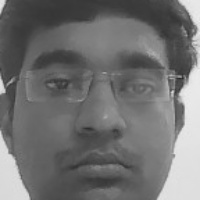
#> input picture dataset_faces/test/Abhi/Abhi_1.jpg, 200 x 200 px, given in place of the camera
$ python dataset.py
#> lines starting #> are read from the running program, lines starting #| are printed output that depends on the picture
import cv2
import os

# Initialize the Haar Cascade face detection model
face_classifier = cv2.CascadeClassifier(cv2.data.haarcascades + 'haarcascade_frontalface_default.xml')

def face_extractor(img):
    gray = cv2.cvtColor(img, cv2.COLOR_BGR2GRAY)
    faces = face_classifier.detectMultiScale(gray, 1.3, 5)
    if faces is ():
        return None
    for (x, y, w, h) in faces:
        cropped_face = img[y:y+h, x:x+w]
    return cropped_face

def create_dataset_for_class(class_name, num_images=30, train_ratio=0.8):
#> called with class_name = 'Abhi', num_images = 150, train_ratio = 0.8
    cap = cv2.VideoCapture(0)
    count = 0
    train_count = int(num_images * train_ratio)

    train_dir = f'dataset_faces/train/{class_name}'
    test_dir = f'dataset_faces/test/{class_name}'

    if not os.path.exists(train_dir):
        os.makedirs(train_dir)
    if not os.path.exists(test_dir):
        os.makedirs(test_dir)

    while True:
        ret, frame = cap.read()
#> frame is the input picture: shape (200, 200, 3); min 38, max 240, mean 112.7
        if face_extractor(frame) is not None:
#> in face_extractor, `faces = face_classifier.detectMultiScale(gray, 1.3, 5)`: faces = [[11, 14, 181, 181]]
#> the loop in face_extractor, `for (x, y, w, h) in faces:` made 1 pass
#> pass 1, in face_extractor, `cropped_face = img[y:y+h, x:x+w]`:
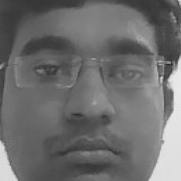
#> cropped_face: shape (181, 181, 3); min 38, max 235, mean 109.2
            count += 1
#> count = 1
            face = cv2.resize(face_extractor(frame), (200, 200))
#> the loop in face_extractor (call 2), `for (x, y, w, h) in faces:` made 1 pass
            face = cv2.cvtColor(face, cv2.COLOR_BGR2GRAY)
#> face: shape (200, 200)

            if count <= train_count:
                file_path = f'{train_dir}/{class_name}_{count}.jpg'
#> file_path = 'dataset_faces/train/Abhi/Abhi_1.jpg'
            else:
                file_path = f'{test_dir}/{class_name}_{count - train_count}.jpg'

            cv2.imwrite(file_path, face)
            cv2.putText(face, f'{count}', (50, 50), cv2.FONT_HERSHEY_COMPLEX, 1, (0, 255, 0), 2)
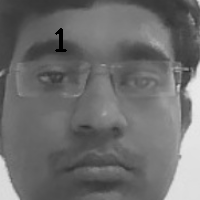
#> face: shape (200, 200); min 0, max 234, mean 108.8
            cv2.imshow('Face Capturer', face)

        if cv2.waitKey(1) == 13 or count == num_images:
#> (key Esc is pressed here)
            break

    cap.release()
    cv2.destroyAllWindows()
    print(f"Dataset collection for class {class_name} complete!")

# Example usage
class_names = ['Abhi'] # Add more class names as needed
num_images_per_class = 150 # Adjust as per your requirement

for class_name in class_names:
    print(f"Collecting images for {class_name}. Please get ready!")
    create_dataset_for_class(class_name, num_images=num_images_per_class)
    print(f"Collection for {class_name} completed.")
